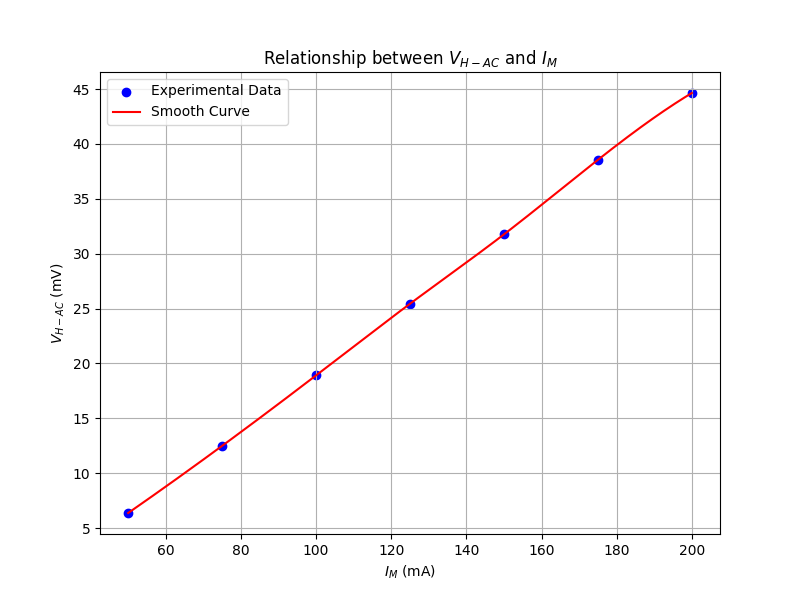

Recreate this plot in Python.
import matplotlib.pyplot as plt
import numpy as np
from scipy.interpolate import make_interp_spline
import os

# Data
IM = np.array([50, 75, 100, 125, 150, 175, 200])
VH_AC = np.array([6.371, 12.488, 18.909, 25.435, 31.755, 38.547, 44.637])

# Plotting
plt.figure(figsize=(8, 6))
plt.scatter(IM, VH_AC, color='blue', label='Experimental Data')

# Smooth curve using spline
IM_smooth = np.linspace(IM.min(), IM.max(), 300)
spl = make_interp_spline(IM, VH_AC, k=3)  # Cubic spline
VH_AC_smooth = spl(IM_smooth)

plt.plot(IM_smooth, VH_AC_smooth, color='red', linestyle='-', label='Smooth Curve')

plt.xlabel(r'$I_M$ (mA)')
plt.ylabel(r'$V_{H-AC}$ (mV)')
plt.title(r'Relationship between $V_{H-AC}$ and $I_M$')
plt.legend()
plt.grid(True)

# Save plot
output_dir = r'c:\Personal Profie\Profile\UCAS\t-Sophomore\S1 new\Nomal Physics Experiments\dsh\todo1 Measurement of Magnetic Field'
output_path = os.path.join(output_dir, 'plot_VH_AC_IM.png')
plt.savefig(output_path)
print(f"Plot saved to {output_path}")
